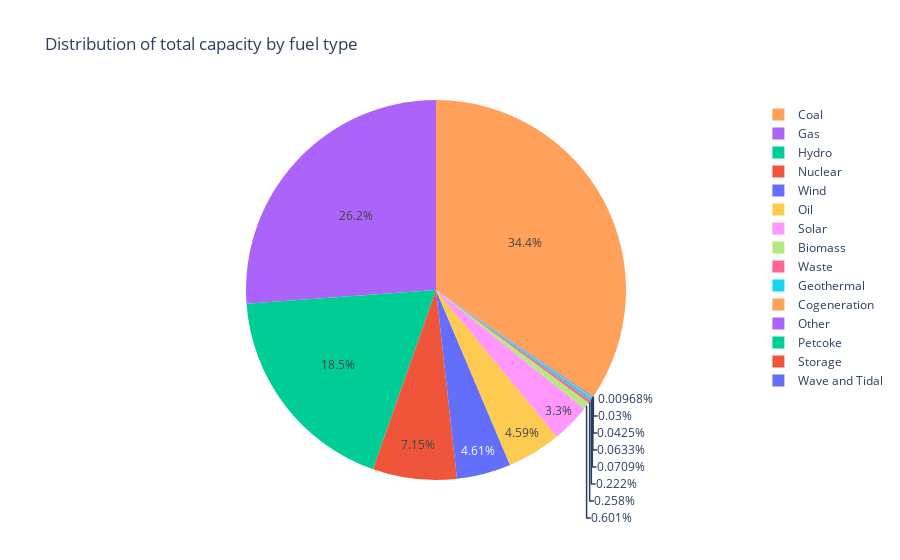

The cell this chart's notebook holds for it:
### Code cell
#Conteo de fuentes de combustible
sumfuelcapacity_df2a = sumfuelcapacity_df2.head(15).sort_values('capacidad_total', ascending = True)

figsumfuelcapacity = px.pie(sumfuelcapacity_df2a, values='capacidad_total', names='fuel', template = 'plotly', title='Distribution of total capacity by fuel type', color='capacidad_total')
figsumfuelcapacity.show()

### Figure 1 — Plotly figure (JSON) as saved in the notebook; plotly's stock layout.template omitted (floating-point values rounded to 4 significant figures)
{"data": [{"customdata": [[552.2], [1712.0], [2425.0], [3613.0], [4048], [12690.0], [14750.0], [34280.0], [188300.0], [261900.0], [263100.0], [407900.0], [1053000.0], [1493000.0], [1966000.0]], "domain": {"x": [0, 1], "y": [0, 1]}, "hovertemplate": "fuel=%{label}<br>capacidad_total=%{customdata[0]}<extra></extra>", "labels": ["Wave and Tidal", "Storage", "Petcoke", "Other", "Cogeneration", "Geothermal", "Waste", "Biomass", "Solar", "Oil", "Wind", "Nuclear", "Hydro", "Gas", "Coal"], "legendgroup": "", "marker": {"colors": ["#636efa", "#EF553B", "#00cc96", "#ab63fa", "#FFA15A", "#19d3f3", "#FF6692", "#B6E880", "#FF97FF", "#FECB52", "#636efa", "#EF553B", "#00cc96", "#ab63fa", "#FFA15A"]}, "name": "", "showlegend": true, "type": "pie", "values": [552.2, 1712.0, 2425.0, 3613.0, 4048, 12690.0, 14750.0, 34280.0, 188300.0, 261900.0, 263100.0, 407900.0, 1053000.0, 1493000.0, 1966000.0]}], "layout": {"legend": {"tracegroupgap": 0}, "title": {"text": "Distribution of total capacity by fuel type"}}}
